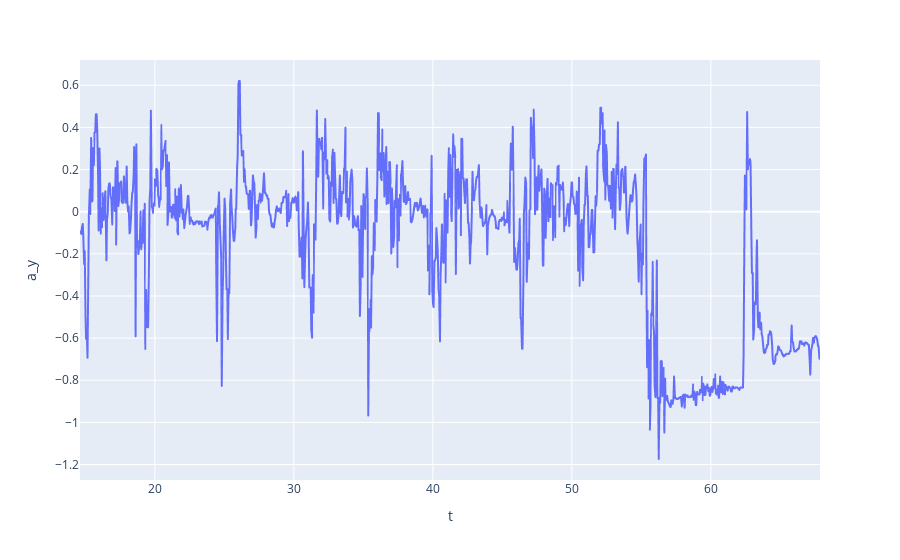

The code cell stored with this chart in its notebook:
### Code cell
px.line(df,x="t",y="a_y")

### Figure 1 — Plotly figure (JSON) as saved in the notebook; plotly's stock layout.template omitted (floating-point values rounded to 4 significant figures; data arrays with more than 128 entries replaced by an {"elided": "..."} marker saying what was removed)
{"data": [{"hovertemplate": "t=%{x}<br>a_y=%{y}<extra></extra>", "legendgroup": "", "line": {"color": "#636efa", "dash": "solid"}, "marker": {"symbol": "circle"}, "mode": "lines", "name": "", "showlegend": false, "type": "scattergl", "x": {"elided": "1066 float values"}, "xaxis": "x", "y": {"elided": "1066 float values"}, "yaxis": "y"}], "layout": {"legend": {"tracegroupgap": 0}, "margin": {"t": 60}, "xaxis": {"anchor": "y", "domain": [0, 1], "title": {"text": "t"}}, "yaxis": {"anchor": "x", "domain": [0, 1], "title": {"text": "a_y"}}}}
